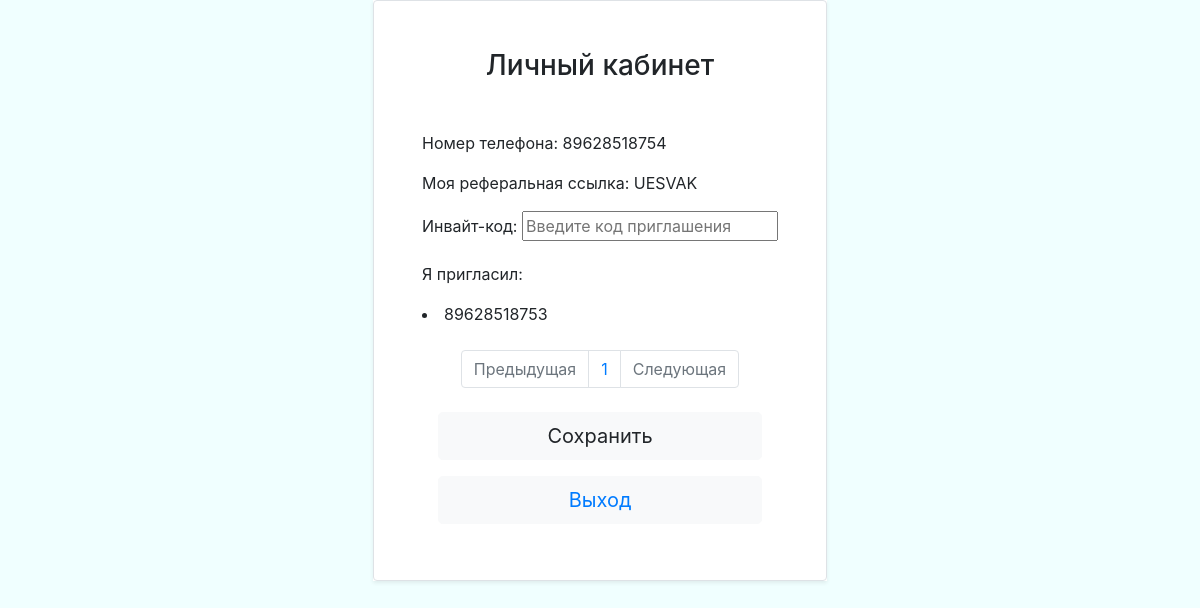
The page /profile/ (signed in) on the database its author committed.
### accounts/models.py (models this page shows, shortened)
class CustomeUser(AbstractBaseUser, PermissionsMixin):
    phone_regex = RegexValidator(
        regex=r'^[8]\d{10}$',
        message='Введите допустимое значение')
    phone_number = models.CharField(verbose_name='номер телефона',
                                    validators=[phone_regex],
                                    max_length=11, unique=True)
    invite_code = models.CharField(
        max_length=6, default=invite_generator,
        unique=True, verbose_name='инвайт код'
    )
    password_phone = models.CharField(max_length=4,
                                      verbose_name='одноразовый пароль',
                                      null=True)
    is_staff = models.BooleanField(default=False)
    is_superuser = models.BooleanField(default=False)
    created = models.DateTimeField(auto_now_add=True)
    USERNAME_FIELD = 'phone_number'
    REQUIRED_FIELDS = []
    objects = UserManager()
    class Meta:
        verbose_name = 'пользователь'
        verbose_name_plural = 'пользователи'

### referral/models.py (models this page shows, shortened)
class ReferralUser(models.Model):
    i_invited = models.ForeignKey(CustomeUser,
                                  on_delete=models.CASCADE,
                                  blank=True,
                                  verbose_name='меня пригласил',
                                  related_name='referred') #человек который меня пригласил
    he_invited_me = models.ForeignKey(CustomeUser,
                                      on_delete=models.CASCADE,
                                      blank=True,
                                      verbose_name='я пригласил',
                                      related_name='referrer') #человек которых я пригласил
    class Meta:
        verbose_name_plural = 'реферальная ссылка'

### accounts/views.py (the view)
# urls.py: path('profile/', profile_view, name='profile'),
@login_required
def profile_view(request):
    form = UserProfileForm(request.POST or None)
    user = CustomeUser.objects.get(phone_number=request.user)
    referred = user.referred.select_related('he_invited_me').first()
    referrer = user.referrer.select_related('i_invited').filter(he_invited_me=request.user).order_by('id')
    paginator = Paginator(referrer, 4)
    page_number = request.GET.get('page')
    page_obj = paginator.get_page(page_number)
    context = {'form': form,
               'referrer': referrer,
               'he_invited_me': referred,
               'referral': page_obj}
    return render(request, 'accounts/profile.html', context)

### accounts/forms.py
class UserProfileForm(forms.ModelForm):
    invite_code = forms.CharField(
        max_length=6,
        widget=forms.TextInput(attrs={'placeholder': 'Введите код приглашения'})  # noqa
    )
    class Meta:
        model = ReferralUser
        fields = ('he_invited_me',)

### accounts/templates/accounts/profile.html (shortened to what this page needs)
{% extends 'accounts/base.html' %}
{% load crispy_forms_tags %}
{% block content %}
    <div class="container-fluid d-flex h-100 justify-content-center align-items-center p-0">
        <div class="row bg-white shadow-sm">
            <div class="col border rounded p-5">
                <h3 class="text-center mb-5">Личный кабинет</h3>
                <form  action="{% url 'accounts:invite' %}" method="post" id="profileForm">
                    <div>
                        <p>Номер телефона: {{ user.phone_number }}</p>
                    </div>
                    <div>
                        <p>Моя реферальная ссылка: {{ user.invite_code }}</p>
                    </div>
                    <div>
                        {% if he_invited_me %}
                            <p>Меня пригласил: {{ he_invited_me.he_invited_me }}</p>
                        {% else %}
                            <div class="form-group">
                                <label for="{{ form.invite_code.id_for_label }}">Инвайт-код:</label>
                                {{ form.invite_code }}
                            </div>
                        {% endif %}
                    </div>
                    <div>
                        <p>Я пригласил:</p>
                        {% for referral in referral %}
                          <li>{{ referral.i_invited }}</li>
                        {% endfor %}<br>
                        {% include 'accounts/paginator.html' %}
                    </div>
                    {% if not he_invited_me %}
                        <div class="navbar">
                            <button type="submit" class="btn btn-light btn-lg btn-block">Сохранить</button>
                        </div>
                    {% endif %}
                    <div class="navbar">
                        <button type="submit" class="btn btn-light btn-lg btn-block">
                          <a href="{% url 'accounts:logout' %}">Выход</a>
                        </button>
                    </div>
                </form>
            </div>
        </div>
    </div>
{% endblock content %}

### accounts/templates/accounts/base.html (style rules this page uses)
html, body { height: 100%; }
body { background-color: azure; }

### rows shown on the page
CustomeUser: phone_number "89628518754", invite_code "UESVAK"
ReferralUser: i_invited "89628518753"

### other values the page prints
{{ page }} "1"
